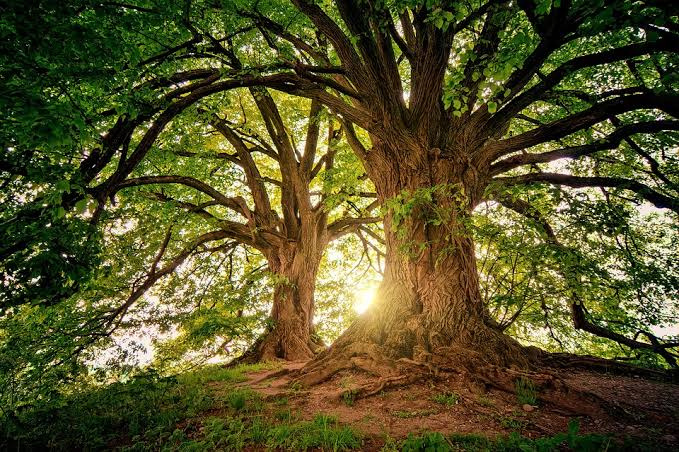
#> input picture images/tree.jpeg, 679 x 452 px
$ jupyter execute matplotlib_book.ipynb
#> lines starting #> are read from the running program, lines starting #| are printed output that depends on the picture
[cell 1]
import numpy as np
import matplotlib.pyplot as plt

[cell 2]
x = np.arange(5)
print(x)

[cell 3]
y = x
print(y)

[cell 4]
plt.plot(x, y, 'o-')
plt.plot(x, -y, 'o--')
plt.title('y=x and y=-x')
plt.show()

[cell 5]
N = 11
x = np.linspace(0, 10, 5)  # N = number of points (auto cal the steps)
y = x
print(y)

[cell 6]
plt.plot(x, y, 'o--')
plt.axis('off')
plt.show()

[cell 7]
y = np.logspace(0.1, 1, N)
print(y)
plt.plot(y, y, 'o--')
plt.show()
#> figure, not shown here; curve peaks at x = 10, y = 10

[cell 8]
y = np.geomspace(0.1, 1000, N)
print(y)
plt.plot(y, y, 'o--')
plt.show()
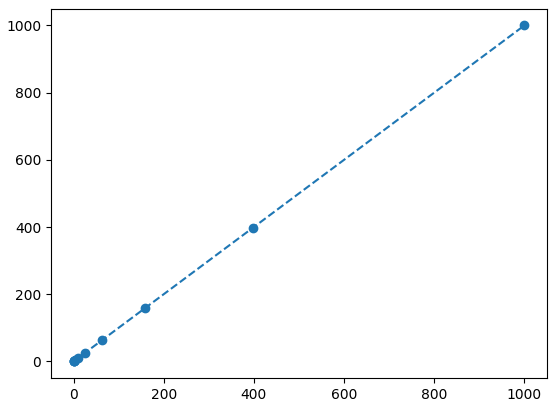
#> figure drawn by matplotlib, 1 panel; curve peaks at x = 1000, y = 1000

[cell 9]
x = np.arange(10)
plt.plot(x)
plt.show()
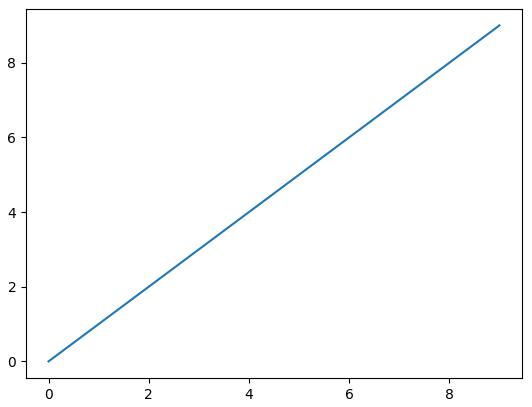
#> figure drawn by matplotlib, 1 panel; curve peaks at x = 9, y = 9

[cell 10]
plt.plot(x, [y**2 for y in x])  # complex way
plt.show()
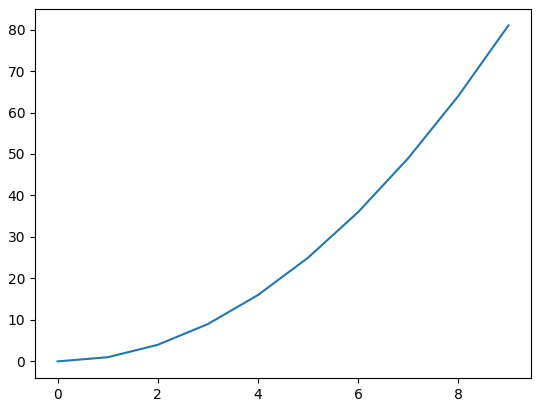
#> figure drawn by matplotlib, 1 panel; curve peaks at x = 9, y = 81

[cell 11]
plt.plot(x, x**2)  # easy way
plt.show()

## Multiline plots

[cell 12]
plt.plot(x, x**2)  # easy way
plt.plot(x, x**3)
plt.plot(x, x*2)
plt.show()
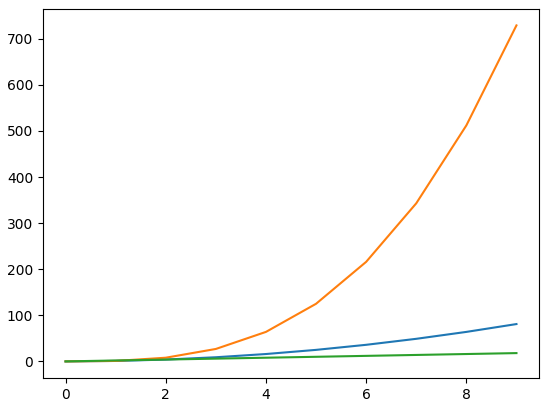
#> figure drawn by matplotlib, 1 panel; curve peaks at x = 9, y = 81; curve peaks at x = 9, y = 729; curve peaks at x = 9, y = 18

[cell 13]
plt.plot(x, x**2, x, x**3, x,  x*2)  # same thing in single line
plt.show()

## Grid Axis Labels

[cell 14]
x = np.arange(3)
plt.plot(x, x**2, x, x**3, x, x*2)
plt.grid(True)
print(plt.axis())
plt.show()
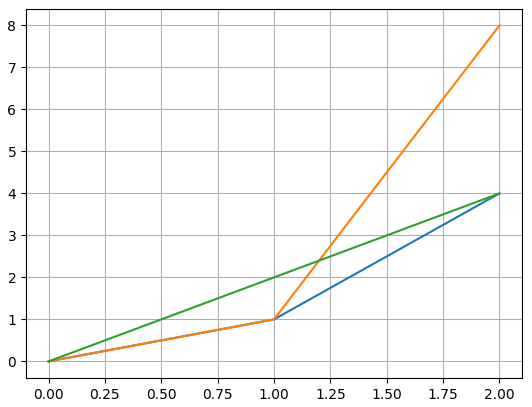
#> figure drawn by matplotlib, 1 panel

[cell 15]
plt.plot(x, x**2, x, x**3, x, x*2)
plt.grid(True)
plt.axis([0, 2, 0, 10])  # changing the axis start and end points
print(plt.axis())
plt.show()
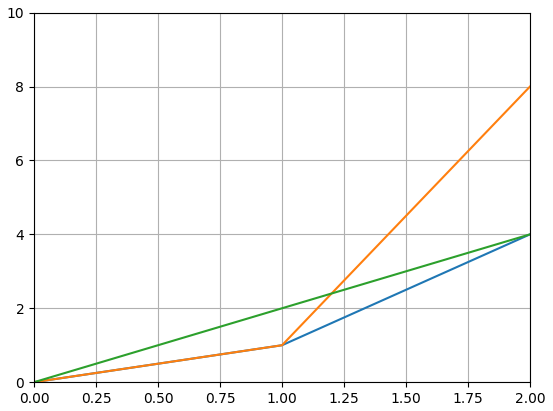
#> figure drawn by matplotlib, 1 panel

[cell 16]
plt.plot(x, x**2, x, x**3, x, x*2)
plt.grid(True)
plt.xlim([0, 2])  # same thing can be achievved  using limits
plt.ylim([0, 12])
print(plt.axis())
plt.show()
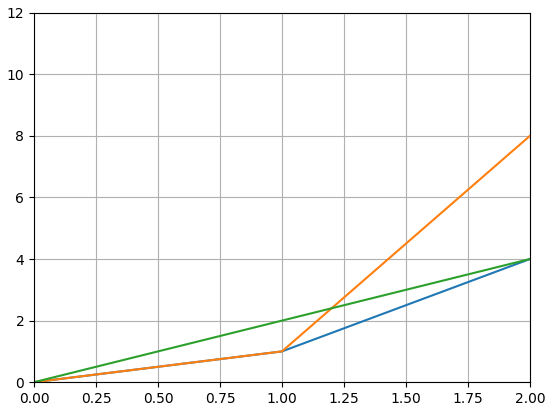
#> figure drawn by matplotlib, 1 panel

[cell 17]
plt.plot(x, x**2, x, x**3, x, x*2)
plt.ylabel('y axis label')
plt.xlabel('x axis label')
plt.title("this is my title")

plt.show()
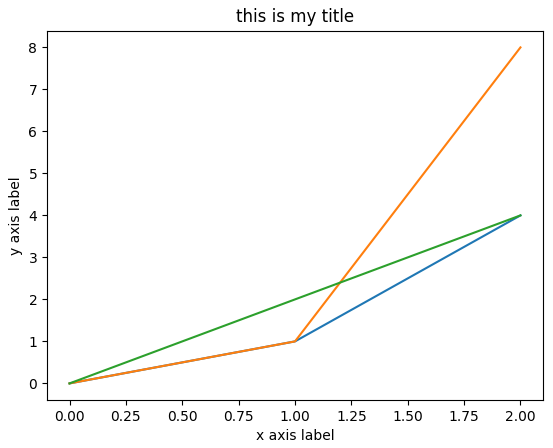
#> figure drawn by matplotlib, 1 panel

[cell 18]
plt.plot(x, x**2, label='first')
plt.plot(x, x**3, label='second')
plt.plot(x, x*2, label='third')
plt.legend()
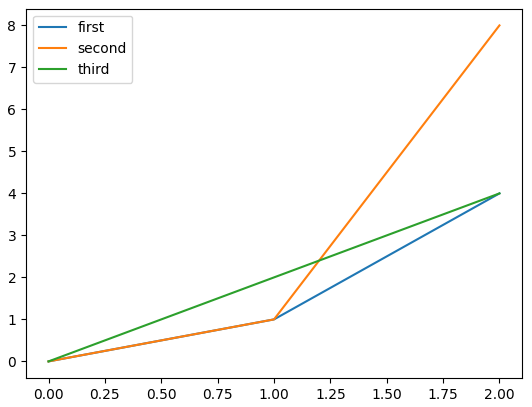
#> figure drawn by matplotlib, 1 panel

[cell 19]
# Another way of legend defining and changing location
plt.plot(x, x**2, x, x**3, x, x*2)
plt.legend(['first', 'second', 'third'], loc='upper center')
plt.savefig('test.png')

## IO

[cell 20]
import matplotlib.pyplot as plt

img1 = plt.imread("images/tree.jpeg")  # matplotlib only supports png
#> img1 is the input picture: shape (452, 679, 3); mean R, G, B 85.3, 81.7, 40.6
# for other types we need Pillow library to install

plt.imshow(img1)
plt.axis('off')
plt.title('My Tree')
plt.show()
plt.imsave("tree.jpg", img1)

[cell 21]
import matplotlib.pyplot as plt
from PIL import Image
img2 = Image.open("images/tree.jpeg").convert("L")
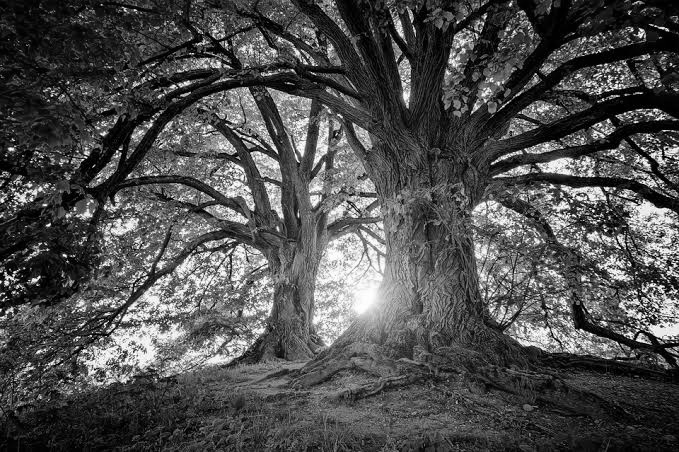
#> img2: PIL image 679x452 L; min 0, max 255, mean 78.1
plt.imshow(img2, cmap = "gray")
plt.axis("off")
plt.savefig("tree_gray.jpg")
plt.show()
